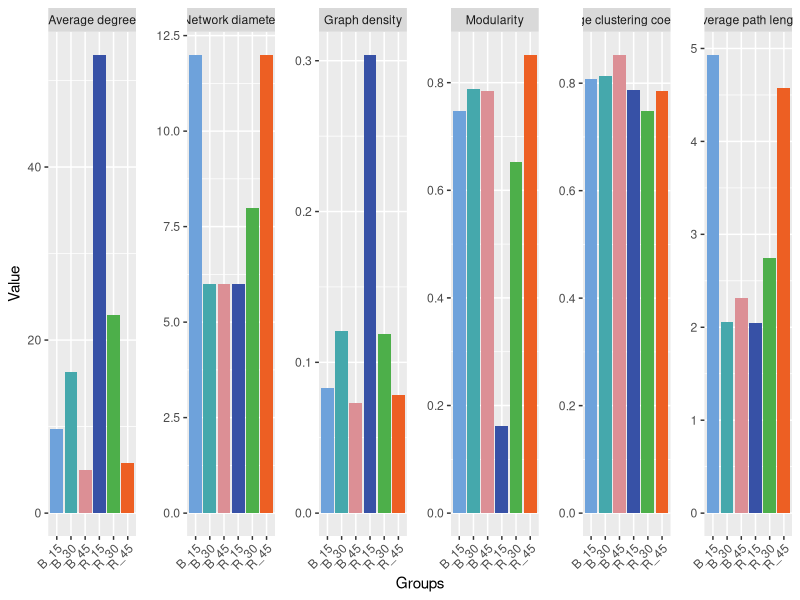

This figure's R source:
# Load necessary libraries
library(ggplot2)
library(reshape2)

# Create a data frame from your data
data <- data.frame(
  Topological_features = c("Average degree", "Network diameter", "Graph density", "Modularity", "Average clustering coefficient", "Average path length"),
  B_15 = c(9.675, 12, 0.083, 0.748, 0.807, 4.933),
  B_30 = c(16.267, 6, 0.121, 0.788, 0.814, 2.061),
  B_45 = c(5.029, 6, 0.073, 0.785, 0.853, 2.311),
  R_15 = c(52.983, 6, 0.304, 0.162, 0.788, 2.045),
  R_30 = c(22.918, 8, 0.119, 0.653, 0.748, 2.743),
  R_45 = c(5.842, 12, 0.078, 0.852, 0.785, 4.571)
)

# Reshape the data to long format for plotting
data_long <- melt(data, id.vars = "Topological_features", variable.name = "Group", value.name = "Value")

# Set the factor levels for Topological_features to ensure the desired order
data_long$Topological_features <- factor(data_long$Topological_features, levels = c("Average degree", "Network diameter", "Graph density", "Modularity", "Average clustering coefficient", "Average path length"))

# Create the faceted bar plot
ggplot(data_long, aes(x = Group, y = Value, fill = Group)) +
  geom_bar(stat = "identity") +
  facet_wrap(~ Topological_features, nrow = 1, scales = "free_y") +  # 6张图放在1行
  theme_grey() +
  labs(x = "Groups", y = "Value") +  # 去掉大标题
  theme(axis.text.x = element_text(angle = 45, hjust = 1),
        plot.title = element_blank(),  # 去掉大标题
        legend.position = "none",       # 不显示图例
        panel.spacing = unit(1, "lines")) +  # 调整图间距
  scale_fill_manual(values = c("B_15" = "#6EA2DB", "B_30" = "#45A8AC", "B_45" = "#DC8F95", 
                               "R_15" = "#3751A6", "R_30" = "#4daf4a", "R_45" = "#ED5F23"))
